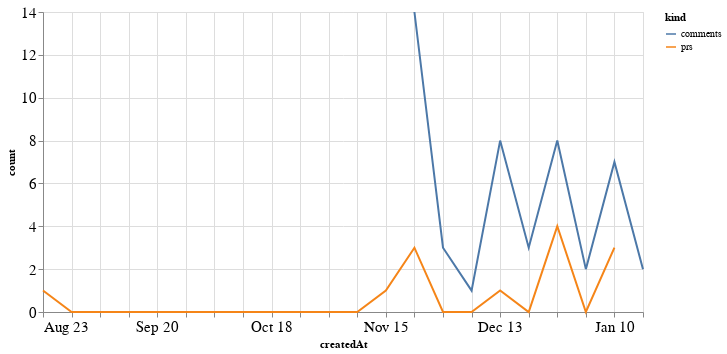

The notebook cell saved with this chart:
### Code cell
alt.Chart(total_time, width=600).mark_line().encode(
    x='createdAt',
    y='count',
    color='kind'
)

### Figure 1 — Vega-Lite specification as saved in the notebook (floating-point values rounded to 4 significant figures)
{"config": {"axisLeft": {"labelFontSize": 15}, "axisBottom": {"labelFontSize": 15}}, "data": {"name": "data-a72c134552fa51691dd96f3fabf69301"}, "mark": "line", "encoding": {"color": {"type": "nominal", "field": "kind"}, "x": {"type": "temporal", "field": "createdAt"}, "y": {"type": "quantitative", "field": "count"}}, "width": 600, "$schema": "https://vega.github.io/schema/vega-lite/v4.8.1.json", "datasets": {"data-a72c134552fa51691dd96f3fabf69301": [{"createdAt": "2020-08-23T00:00:00", "kind": "prs", "count": 1.0}, {"createdAt": "2020-08-30T00:00:00", "kind": "prs", "count": 0.0}, {"createdAt": "2020-09-06T00:00:00", "kind": "prs", "count": 0.0}, {"createdAt": "2020-09-13T00:00:00", "kind": "prs", "count": 0.0}, {"createdAt": "2020-09-20T00:00:00", "kind": "prs", "count": 0.0}, {"createdAt": "2020-09-27T00:00:00", "kind": "prs", "count": 0.0}, {"createdAt": "2020-10-04T00:00:00", "kind": "prs", "count": 0.0}, {"createdAt": "2020-10-11T00:00:00", "kind": "prs", "count": 0.0}, {"createdAt": "2020-10-18T00:00:00", "kind": "prs", "count": 0.0}, {"createdAt": "2020-10-25T00:00:00", "kind": "prs", "count": 0.0}, {"createdAt": "2020-11-01T00:00:00", "kind": "prs", "count": 0.0}, {"createdAt": "2020-11-08T00:00:00", "kind": "prs", "count": 0.0}, {"createdAt": "2020-11-15T00:00:00", "kind": "prs", "count": 1.0}, {"createdAt": "2020-11-22T00:00:00", "kind": "prs", "count": 3.0}, {"createdAt": "2020-11-29T00:00:00", "kind": "prs", "count": 0.0}, {"createdAt": "2020-12-06T00:00:00", "kind": "prs", "count": 0.0}, {"createdAt": "2020-12-13T00:00:00", "kind": "prs", "count": 1.0}, {"createdAt": "2020-12-20T00:00:00", "kind": "prs", "count": 0.0}, {"createdAt": "2020-12-27T00:00:00", "kind": "prs", "count": 4.0}, {"createdAt": "2021-01-03T00:00:00", "kind": "prs", "count": 0.0}, {"createdAt": "2021-01-10T00:00:00", "kind": "prs", "count": 3.0}, {"createdAt": "2021-01-17T00:00:00", "kind": "prs", "count": null}, {"createdAt": "2020-08-23T00:00:00", "kind": "comments", "count": null}, {"createdAt": "2020-08-30T00:00:00", "kind": "comments", "count": null}, {"createdAt": "2020-09-06T00:00:00", "kind": "comments", "count": null}, {"createdAt": "2020-09-13T00:00:00", "kind": "comments", "count": null}, {"createdAt": "2020-09-20T00:00:00", "kind": "comments", "count": null}, {"createdAt": "2020-09-27T00:00:00", "kind": "comments", "count": null}, {"createdAt": "2020-10-04T00:00:00", "kind": "comments", "count": null}, {"createdAt": "2020-10-11T00:00:00", "kind": "comments", "count": null}, {"createdAt": "2020-10-18T00:00:00", "kind": "comments", "count": null}, {"createdAt": "2020-10-25T00:00:00", "kind": "comments", "count": null}, {"createdAt": "2020-11-01T00:00:00", "kind": "comments", "count": null}, {"createdAt": "2020-11-08T00:00:00", "kind": "comments", "count": null}, {"createdAt": "2020-11-15T00:00:00", "kind": "comments", "count": null}, {"createdAt": "2020-11-22T00:00:00", "kind": "comments", "count": 14.0}, {"createdAt": "2020-11-29T00:00:00", "kind": "comments", "count": 3.0}, {"createdAt": "2020-12-06T00:00:00", "kind": "comments", "count": 1.0}, {"createdAt": "2020-12-13T00:00:00", "kind": "comments", "count": 8.0}, {"createdAt": "2020-12-20T00:00:00", "kind": "comments", "count": 3.0}, {"createdAt": "2020-12-27T00:00:00", "kind": "comments", "count": 8.0}, {"createdAt": "2021-01-03T00:00:00", "kind": "comments", "count": 2.0}, {"createdAt": "2021-01-10T00:00:00", "kind": "comments", "count": 7.0}, {"createdAt": "2021-01-17T00:00:00", "kind": "comments", "count": 2.0}]}}
